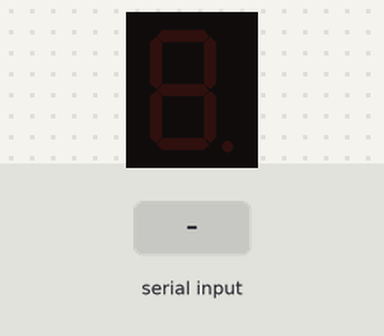
Recording of a sketch running on a simulated Arduino Uno, built with avr-gcc and run on an emulated ATmega328P. Parts: 1-digit seven-segment display. Wiring (inferred from the names in the program): 1-digit 7-segment display, segments lit when HIGH: segments pin 2, pin 3, pin 4, pin 5, pin 6, pin 7, pin 8. Inputs (shaded band) come from the test bench. The segment pins are drawn as the display they are named for.

Above: at 1.2 s.
1.3 s: "90,45\n" received over Serial
At 3.1 s:
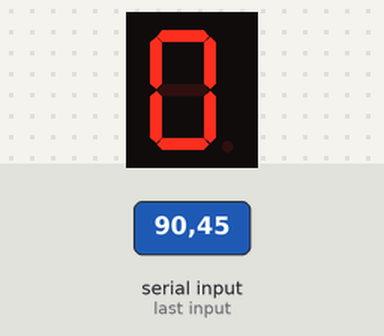
3.8 s: "5\n" received over Serial
At 4.2 s:
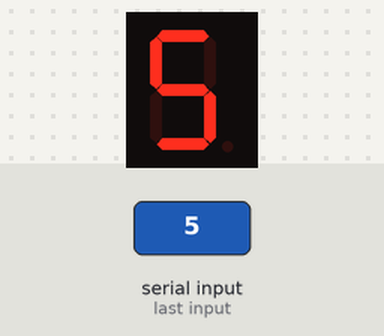
Timing chart, 0 to 6.8 s (numbered marks = the images above; inputs shaded):
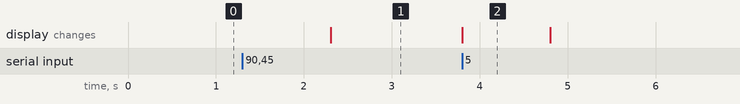

The sketch:

bai2.ino
```cpp
const int segmentPins[] = {2, 3, 4, 5, 6, 7, 8};  // Chân nối tới 7 đoạn LED
const int digits[10][7] = {
    {1, 1, 1, 1, 1, 1, 0},  // 0
    {0, 1, 1, 0, 0, 0, 0},  // 1
    {1, 1, 0, 1, 1, 0, 1},  // 2
    {1, 1, 1, 1, 0, 0, 1},  // 3
    {0, 1, 1, 0, 0, 1, 1},  // 4
    {1, 0, 1, 1, 0, 1, 1},  // 5
    {1, 0, 1, 1, 1, 1, 1},  // 6
    {1, 1, 1, 0, 0, 0, 0},  // 7
    {1, 1, 1, 1, 1, 1, 1},  // 8
    {1, 1, 1, 1, 0, 1, 1}   // 9
};

void setup() {
    for (int i = 0; i < 7; i++) {
        pinMode(segmentPins[i], OUTPUT);
    }
    Serial.begin(9600);  // Bắt đầu giao tiếp serial với tốc độ baud 9600
}

void loop() {
    if (Serial.available()) {
        int number = Serial.parseInt();  // Đọc số từ serial
        if (number >= 0 && number <= 9) {
            displayDigit(number);  // Hiển thị số trên 7-segment LED
        }
    }
}

void displayDigit(int number) {
    for (int i = 0; i < 7; i++) {
        digitalWrite(segmentPins[i], digits[number][i]);  // Hiển thị số bằng cách bật/tắt các chân LED
    }
}
```

Measured:
- after the input at 1.3 s, the display: changes after 1.0 s (image 1)
- after the input at 3.8 s, the display: changes at once (image 2)
- what the display in image 2 shows lasts 1.0 s, from 3.8 s to 4.8 s
